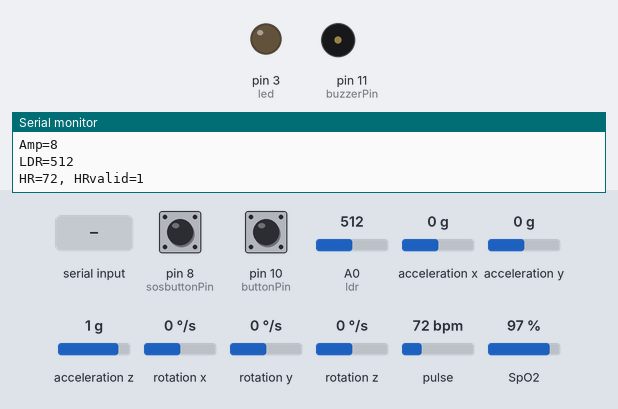
A sketch run on a simulated Arduino Uno, built with avr-gcc and run on an emulated ATmega328P. On the bench: output pins drawn as LEDs (lit = HIGH), buzzer (waves = sounding), the last lines printed to the serial monitor. Wiring (inferred from the names in the program): MPU-6050 motion sensor at I2C address 0x68. The test bench sets the inputs (shaded band); at power-on: pin 8 (sosbuttonPin) LOW, pin 10 (buttonPin) HIGH, A0 (ldr) = 512, acceleration x 0 g, acceleration y 0 g, acceleration z 1 g, rotation x 0 °/s, rotation y 0 °/s, rotation z 0 °/s, pulse 72 bpm, SpO2 97 %. The board resets itself during the run and starts again.

Above: at 2.2 s.
2.3 s: "1\n" received over Serial
At 3.3 s:
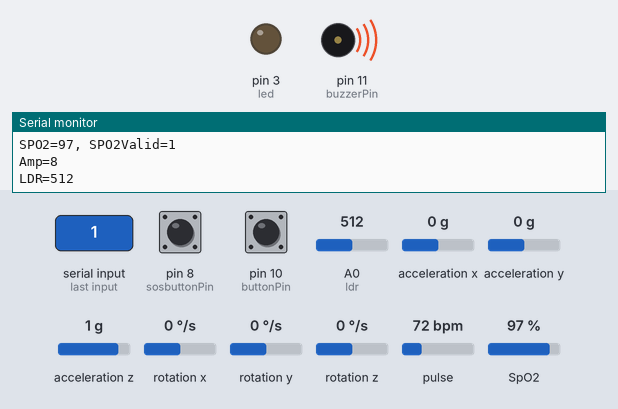
10.0 s: "Dark\n" received over Serial
At 11.3 s:
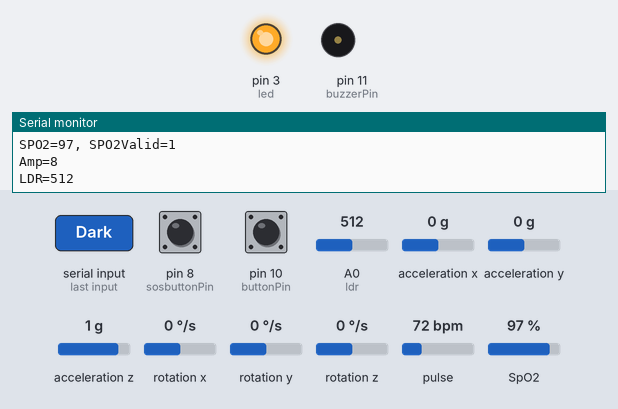
11.8 s: "1\n" received over Serial
At 12.2 s:
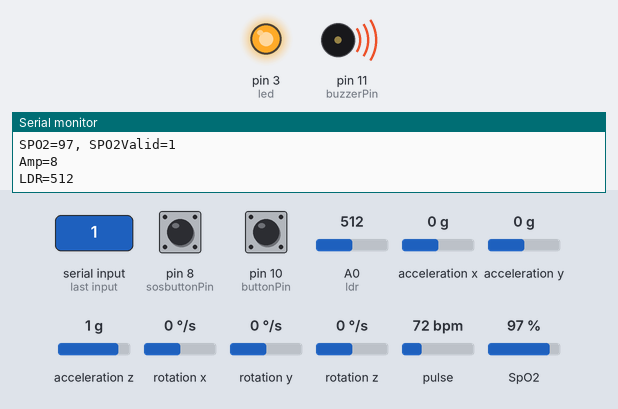
Timing chart, 0 to 15.8 s (numbered marks = the images above; inputs shaded):
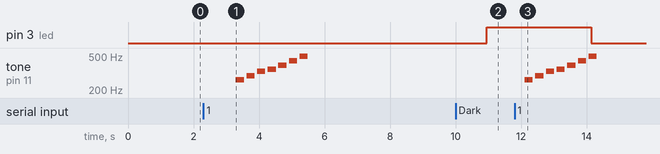

Measured:
- after the input at 2.3 s, tone on pin 11 (buzzerPin): plays 262 Hz for 0.25 s, 294 Hz for 0.25 s, 330 Hz for 0.25 s, 349 Hz for 0.25 s, 392 Hz for 0.25 s, 440 Hz for 0.25 s … (7 notes in this stretch), starting after 0.99 s
- after the input at 10.0 s, pin 3 (led): LOW → HIGH after 0.95 s
- after the input at 11.8 s, pin 3 (led): HIGH → LOW after 2.3 s; tone on pin 11 (buzzerPin): plays 262 Hz for 0.25 s, 294 Hz for 0.25 s, 330 Hz for 0.25 s, 349 Hz for 0.25 s, 392 Hz for 0.25 s, 440 Hz for 0.25 s … (7 notes in this stretch), starting after 0.31 s

The sketch:

sketch_mar27a.ino
```cpp
#include <Wire.h>
#include "MPU6050.h"
#include "MAX30105.h"
#include "heartRate.h"
#include "spo2_algorithm.h"
#include <avr/wdt.h>

#define BUFFER_SIZE 20
#define MAX_MESSAGE_LENGTH 20

uint16_t irBuffer[BUFFER_SIZE]; //infrared LED sensor data
uint16_t redBuffer[BUFFER_SIZE]; //red LED sensor data

MPU6050 mpu;
MAX30105 particleSensor;

int16_t AcX, AcY, AcZ, Tmp, GyX, GyY, GyZ;
float ax = 0, ay = 0, az = 0;
const int buzzerPin = 11;
const int buttonPin = 10;
const int sosbuttonPin = 8;
bool buzzerOn = false;
bool buzzerToneOn = false;
int32_t spo2;
int8_t validSPO2;
int32_t heartRate;
int8_t validHeartRate;

const int ldr = A0;
int ldrvalue = 0;

int led = 3;
bool ledOn = false;


const int melody[] = {
  262, 294, 330, 349, 392, 440, 494, 523
};

const int noteDurations[] = {
  4, 4, 4, 4, 4, 4, 4, 4
};

void setup() {
  Serial.begin(9600);
  mpu.initialize();
  pinMode(buzzerPin, OUTPUT);
  pinMode(buttonPin, INPUT_PULLUP);
  pinMode(sosbuttonPin, INPUT);
  pinMode(led, OUTPUT);
  wdt_disable();
  delay(1000);
  wdt_enable(WDTO_2S);

  // Initialize sensor
  if (!particleSensor.begin(Wire, I2C_SPEED_FAST)) {
    Serial.println("MAX30105 was not found. Please check wiring/power. ");
  }

  byte ledBrightness = 60; //Options: 0=Off to 255=50mA
  byte sampleAverage = 4; //Options: 1, 2, 4, 8, 16, 32
  byte ledMode = 2; //Options: 1 = Red only, 2 = Red + IR, 3 = Red + IR + Green
  byte sampleRate = 100; //Options: 50, 100, 200, 400, 800, 1000, 1600, 3200
  int pulseWidth = 411; //Options: 69, 118, 215, 411
  int adcRange = 4096; //Options: 2048, 4096, 8192, 16384

  particleSensor.setup(ledBrightness, sampleAverage, ledMode, sampleRate, pulseWidth, adcRange);
}

void loop() {
  for (int i = 0; i < BUFFER_SIZE; i++){
    redBuffer[i] = particleSensor.getRed();
    irBuffer[i] = particleSensor.getIR();
    particleSensor.nextSample();

  int Amp = getAmplitude();

  Serial.print("Amp=");
  Serial.println(Amp);

  ldrvalue = analogRead(ldr);
  Serial.print("LDR=");
  Serial.println(ldrvalue);

  if (digitalRead(buttonPin) == HIGH && buzzerOn) {
    buzzerOn = false;
    Serial.println("stop");
  }

  if (digitalRead(sosbuttonPin) == HIGH) {
    Serial.println("SOS_BUTTON_PRESSED");
  }

  digitalWrite(led, ledOn ? HIGH : LOW);
  if (buzzerOn) {
    tone(buzzerPin, 1000); // Frequency set to 1000 Hz
  } else {
    noTone(buzzerPin);
  }

  if (buzzerToneOn) {
    for (int i = 0; i < 8; i++) {
    int noteDuration = 1000 / noteDurations[i];
    tone(buzzerPin, melody[i], noteDuration);
    int pauseBetweenNotes = noteDuration * 1.30;
    delay(pauseBetweenNotes);
    noTone(buzzerPin);
    }
  }

  maxim_heart_rate_and_oxygen_saturation(irBuffer, BUFFER_SIZE, redBuffer, &spo2, &validSPO2, &heartRate, &validHeartRate);

  Serial.print(F("HR="));
  Serial.print(heartRate);
  Serial.print(F(", HRvalid="));
  Serial.println(validHeartRate);
  Serial.print(F("SPO2="));
  Serial.print(spo2);
  Serial.print(F(", SPO2Valid="));
  Serial.println(validSPO2);
  }

  wdt_reset();

}

void serialEvent() {
  static char message[MAX_MESSAGE_LENGTH]; // Define a char array to store the received message
  static byte index = 0; // Index for incoming characters

  while (Serial.available()) {
    char incomingByte = Serial.read();

    if (incomingByte != '\n' && index < MAX_MESSAGE_LENGTH - 1) {
      // Append the incoming character to the message
      message[index++] = incomingByte;
    } else {
      message[index] = '\0'; // Null-terminate the string

      if (strcmp(message, "On") == 0) {
        buzzerOn = true;
      } else if (strcmp(message, "Dark") == 0) {
        ledOn = true;
      } else if (strcmp(message, "Bright") == 0) {
        ledOn = false;
      } else if (strcmp(message, "Off") == 0) {
        buzzerOn = false;
      } else if (strcmp(message, "1") == 0) {
        buzzerToneOn = true; // Use the new variable
      } else {

      }

      index = 0; // Reset index for the next message
    }
  }
}

int getAmplitude() {
  ax = (AcX - 2050) / 16384.00;
  ay = (AcY - 77) / 16384.00;
  az = (AcZ - 1947) / 16384.00;
  // Read accelerometer data and calculate amplitude
  mpu_read();
  float Raw_Amp = pow(pow(ax, 2) + pow(ay, 2) + pow(az, 2), 0.5);
  return Raw_Amp * 10;
}

void mpu_read() {
  Wire.beginTransmission(0x68); // MPU6050 address
  Wire.write(0x3B);  // starting with register 0x3B (ACCEL_XOUT_H)
  Wire.endTransmission(false);
  Wire.requestFrom(0x68, 14, true); // request a total of 14 registers
  AcX = Wire.read() << 8 | Wire.read(); // 0x3B (ACCEL_XOUT_H) & 0x3C (ACCEL_XOUT_L)
  AcY = Wire.read() << 8 | Wire.read(); // 0x3D (ACCEL_YOUT_H) & 0x3E (ACCEL_YOUT_L)
  AcZ = Wire.read() << 8 | Wire.read(); // 0x3F (ACCEL_ZOUT_H) & 0x40 (ACCEL_ZOUT_L)
  Tmp = Wire.read() << 8 | Wire.read(); // 0x41 (TEMP_OUT_H) & 0x42 (TEMP_OUT_L)
  GyX = Wire.read() << 8 | Wire.read(); // 0x43 (GYRO_XOUT_H) & 0x44 (GYRO_XOUT_L)
  GyY = Wire.read() << 8 | Wire.read(); // 0x45 (GYRO_YOUT_H) & 0x46 (GYRO_YOUT_L)
  GyZ = Wire.read() << 8 | Wire.read(); // 0x47 (GYRO_ZOUT_H) & 0x48 (GYRO_ZOUT_L)
}
```
